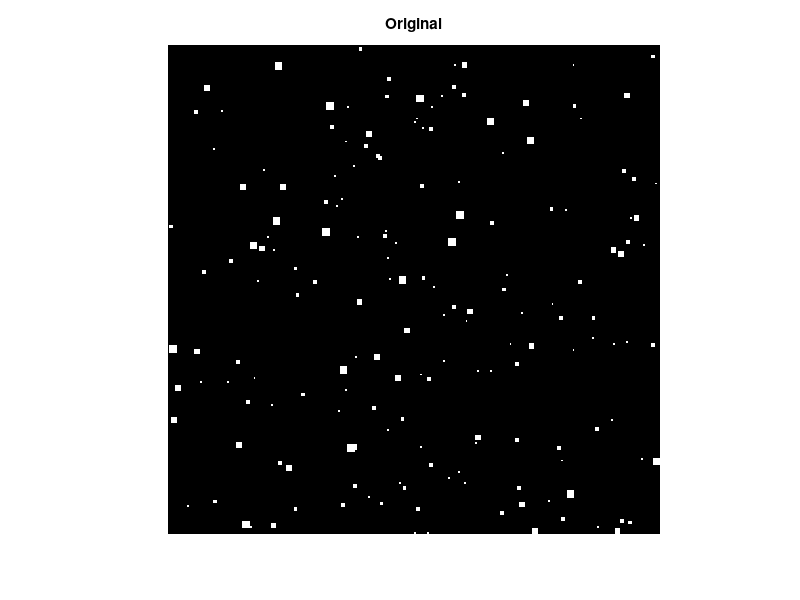
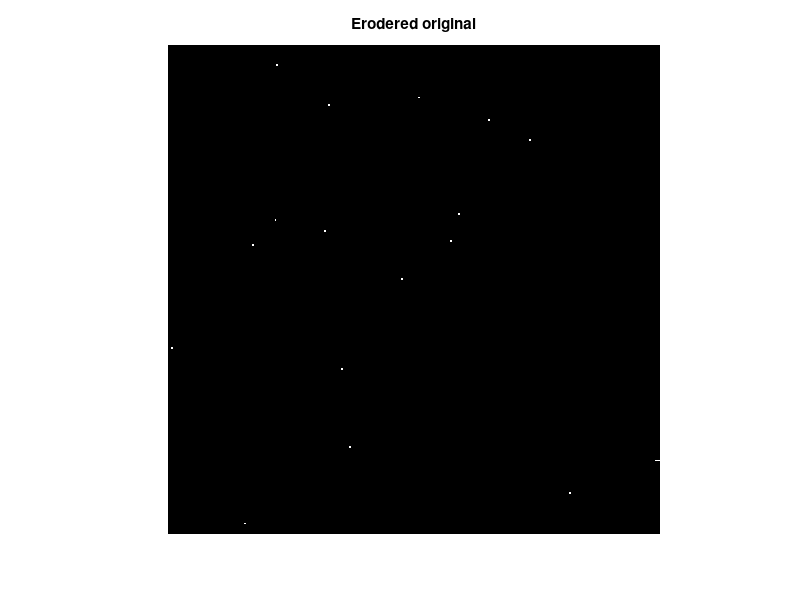
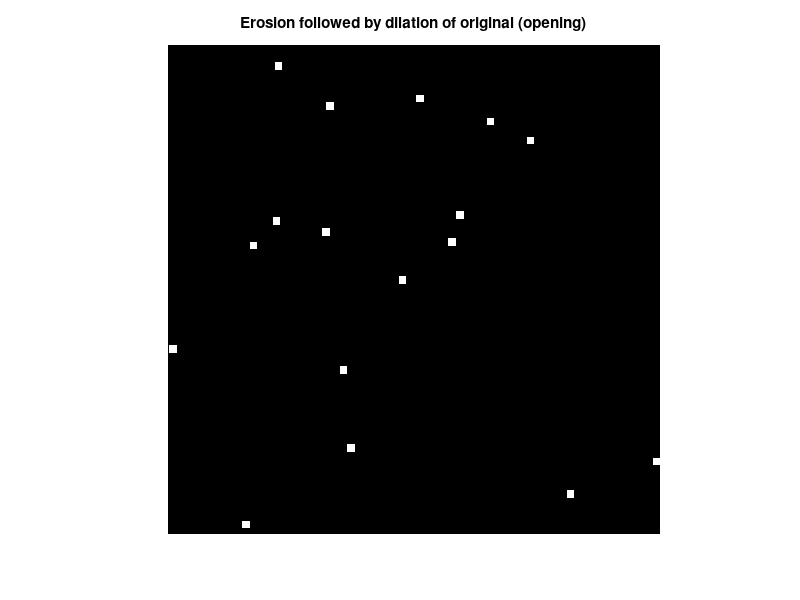

Source code (MATLAB) for these figures, in order:
%Erosion and Dilation of small spots usedd for counting
%HKa Jan. 2015

clear, close all;

% Lets make som small squares, random size and location
N = 256;
Image = zeros(N, N);

p=.005; % Parameter to set "power" in noise
x = rand(size(Image));
Image(find(x >= p/2 & x < p)) = 1; % Maximum (saturated) value

[r,s] = find(Image ~= 0);
R = round(4*rand(1,length(r))); %Get square size

for k = 1:length(r)
    for m = 0:R(k)-1
        for n = 0:R(k)-1
            Image(r(k)+m,s(k)+n)=1;
        end
    end
end

bI = logical(Image);
figure, imshow(bI); title('Original')
pause;

% Lets find the squares with side length larger than 4 
structuralElement = strel('square', 4);

bI1 = imerode(bI, structuralElement);
figure, imshow(bI1); title('Erodered original')
pause;

bI2 = imdilate(bI1, structuralElement);
figure, imshow(bI2), title('Erosion followed by dilation of original (opening)')

sum(bI2(:)) / (4*4)
length(find(R == 4))

pause;
close all;